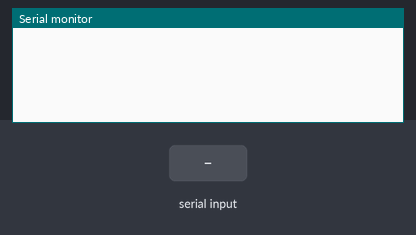
Bench run of a sketch on a simulated Arduino Uno, built with avr-gcc and run on an emulated ATmega328P. On the bench: the last lines printed to the serial monitor. Inputs (shaded band) come from the test bench.

Above: at 1.2 s.
1.3 s: "s" received over Serial
At 2.4 s:
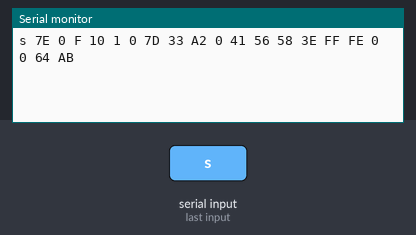
2.8 s: "1" received over Serial
At 3.6 s:
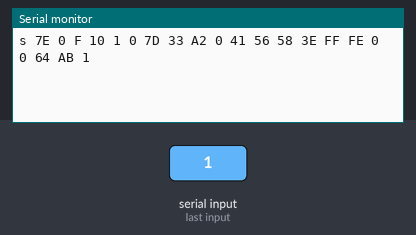

Measured:
- after the input at 1.3 s, the serial monitor: prints a new line at once (image 1)
- after the input at 2.8 s, the serial monitor: prints a new line at once (image 2)

The sketch:

tx.ino
```cpp
#include <SoftwareSerial.h>

SoftwareSerial zigbee(10,11);

#define Start_Byte 0x7E

uint8_t frame[] = {0x7E, 0x00, 0x0F, 0x10, 0x01, 0x00, 0x7D, 0x33, 0xA2, 0x00, 0x41, 0x56, 0x58, 0x3E, 0xFF, 0xFE, 0x00, 0x00, 0x64, 0xAB};

boolean sendf = false;

void setup() {

  Serial.begin(115200);
  zigbee.begin(9600);

}

void loop() {

while(Serial.available()>0)

{
  char inByte = Serial.read();
  Serial.print(inByte);
  Serial.print(" ");
  if(inByte=='s'){

    sendf = true;

    }

  }


if(sendf==true){
  for(int i = 0; i<20; i++)
  {

    zigbee.write(frame[i]);
    Serial.print(frame[i],HEX);
    Serial.print(" ");

    }
    sendf=false;
}


}
```
